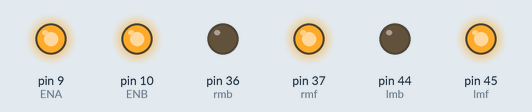
Recording of a sketch running on a simulated Arduino Mega 2560, built with avr-gcc and run on an emulated ATmega2560. Shown: output pins drawn as LEDs (lit = HIGH).

Above: at 0.1 s.
Timing chart, 0 to 1.6 s (numbered marks = the images above):
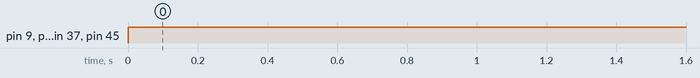

The sketch:

Just_Run.ino
```cpp
int lcr, lnr, rcr, rnr, lfr, rfr;
int ENA = 9; int ENB = 10;
int lfs = 0; int lns = 1; int lcs = 2; int rcs = 3; int rns = 4; int rfs = 5;

int lmf = 45; int lmb = 44; int rmb = 36; int rmf = 37;
void setup() {

  pinMode(lns, INPUT);
  pinMode(lcs, INPUT);
  pinMode(rns, INPUT);
  pinMode(rcs, INPUT);
  pinMode(lfs, INPUT);
  pinMode(rfs, INPUT);

  pinMode(lmf, OUTPUT);
  pinMode(lmb, OUTPUT);
  pinMode(rmf, OUTPUT);
  pinMode(rmb, OUTPUT);
}

void loop() {
  analogWrite(ENA, 255);
  analogWrite(ENB, 255);

  digitalWrite(lmf, HIGH);
  digitalWrite(lmb, LOW);
  digitalWrite(rmf, HIGH);
  digitalWrite(rmb, LOW);
}
```

Measured:
- by itself, pin 9 (ENA), pin 10 (ENB), pin 37 (rmf), pin 45 (lmf): LOW → HIGH at 0.00 s
